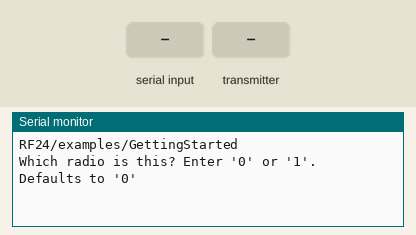
Simulated run of this sketch. Board: Arduino Uno, built with avr-gcc and run on an emulated ATmega328P. On the bench: the last lines printed to the serial monitor. Inputs (shaded band) come from the test bench. No radio packets arrive unless stated.

Above: at 1.0 s.
1.1 s: "90,45\n" received over Serial
At 1.5 s:
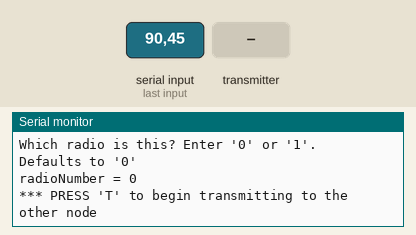
2.6 s: the transmitter starts sending payload = 0
At 2.67 s:
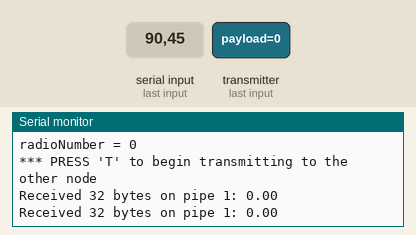
4.5 s: "T90\n" received over Serial
At 5.3 s:
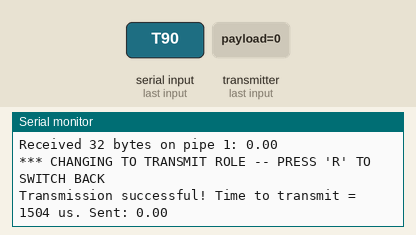
6.0 s: "R90\n" received over Serial
At 8.63 s:
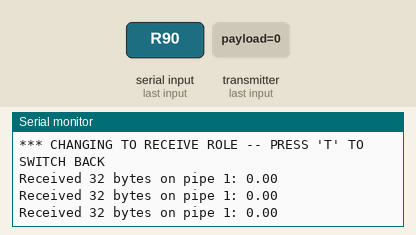
Timing chart, 0 to 10.0 s (numbered marks = the images above; inputs shaded):
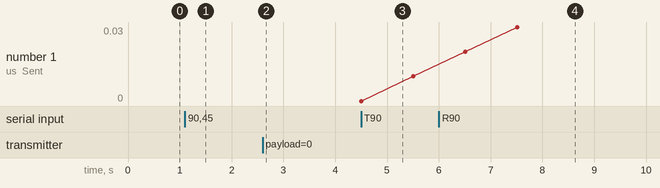

The sketch:

Mega2560_Receiver.ino
```cpp
// (licence header left out)
/**
 * A simple example of sending data from 1 nRF24L01 transceiver to another.
 *
 * This example was written to be used on 2 devices acting as "nodes".
 * Use the Serial Monitor to change each node's behavior.
 */
#include <SPI.h>
#include "printf.h"
#include "RF24.h"

#define CE_PIN 11
#define CSN_PIN 12
// instantiate an object for the nRF24L01 transceiver
RF24 radio(CE_PIN, CSN_PIN);

// Let these addresses be used for the pair
uint8_t address[][6] = { "1Node", "2Node" };
// It is very helpful to think of an address as a path instead of as
// an identifying device destination

// to use different addresses on a pair of radios, we need a variable to
// uniquely identify which address this radio will use to transmit
bool radioNumber = 1;  // 0 uses address[0] to transmit, 1 uses address[1] to transmit

// Used to control whether this node is sending or receiving
bool role = false;  // true = TX role, false = RX role

// For this example, we'll be using a payload containing
// a single float number that will be incremented
// on every successful transmission
float payload = 0.0;

void setup() {

  Serial.begin(115200);
  while (!Serial) {
    // some boards need to wait to ensure access to serial over USB
  }

  // initialize the transceiver on the SPI bus
  if (!radio.begin()) {
    Serial.println(F("radio hardware is not responding!!"));
    while (1) {}  // hold in infinite loop
  }

  // print example's introductory prompt
  Serial.println(F("RF24/examples/GettingStarted"));

  // To set the radioNumber via the Serial monitor on startup
  Serial.println(F("Which radio is this? Enter '0' or '1'. Defaults to '0'"));
  while (!Serial.available()) {
    // wait for user input
  }
  char input = Serial.parseInt();
  radioNumber = input == 1;
  Serial.print(F("radioNumber = "));
  Serial.println((int)radioNumber);

  // role variable is hardcoded to RX behavior, inform the user of this
  Serial.println(F("*** PRESS 'T' to begin transmitting to the other node"));

  // Set the PA Level low to try preventing power supply related problems
  // because these examples are likely run with nodes in close proximity to
  // each other.
  radio.setPALevel(RF24_PA_LOW);  // RF24_PA_MAX is default.

  // save on transmission time by setting the radio to only transmit the
  // number of bytes we need to transmit a float
  radio.setPayloadSize(sizeof(payload));  // float datatype occupies 4 bytes

  // set the TX address of the RX node into the TX pipe
  radio.openWritingPipe(address[radioNumber]);  // always uses pipe 0

  // set the RX address of the TX node into a RX pipe
  radio.openReadingPipe(1, address[!radioNumber]);  // using pipe 1

  // additional setup specific to the node's role
  if (role) {
    radio.stopListening();  // put radio in TX mode
  } else {
    radio.startListening();  // put radio in RX mode
  }

  // For debugging info
  // printf_begin();             // needed only once for printing details
  // radio.printDetails();       // (smaller) function that prints raw register values
  // radio.printPrettyDetails(); // (larger) function that prints human readable data

}  // setup

void loop() {

  if (role) {
    // This device is a TX node

    unsigned long start_timer = micros();                // start the timer
    bool report = radio.write(&payload, sizeof(float));  // transmit & save the report
    unsigned long end_timer = micros();                  // end the timer

    if (report) {
      Serial.print(F("Transmission successful! "));  // payload was delivered
      Serial.print(F("Time to transmit = "));
      Serial.print(end_timer - start_timer);  // print the timer result
      Serial.print(F(" us. Sent: "));
      Serial.println(payload);  // print payload sent
      payload += 0.01;          // increment float payload
    } else {
      Serial.println(F("Transmission failed or timed out"));  // payload was not delivered
    }

    // to make this example readable in the serial monitor
    delay(1000);  // slow transmissions down by 1 second

  } else {
    // This device is a RX node

    uint8_t pipe;
    if (radio.available(&pipe)) {              // is there a payload? get the pipe number that recieved it
      uint8_t bytes = radio.getPayloadSize();  // get the size of the payload
      radio.read(&payload, bytes);             // fetch payload from FIFO
      Serial.print(F("Received "));
      Serial.print(bytes);  // print the size of the payload
      Serial.print(F(" bytes on pipe "));
      Serial.print(pipe);  // print the pipe number
      Serial.print(F(": "));
      Serial.println(payload);  // print the payload's value
    }
  }  // role

  if (Serial.available()) {
    // change the role via the serial monitor

    char c = toupper(Serial.read());
    if (c == 'T' && !role) {
      // Become the TX node

      role = true;
      Serial.println(F("*** CHANGING TO TRANSMIT ROLE -- PRESS 'R' TO SWITCH BACK"));
      radio.stopListening();

    } else if (c == 'R' && role) {
      // Become the RX node

      role = false;
      Serial.println(F("*** CHANGING TO RECEIVE ROLE -- PRESS 'T' TO SWITCH BACK"));
      radio.startListening();
    }
  }

}  // loop
```

Measured:
- after the input at 1.1 s, the serial monitor: prints a new line at once (image 1)
- after the input at 2.6 s, the serial monitor: prints a new line at once (image 2)
- after the input at 4.5 s, the serial monitor: prints a new line at once (image 3)
- after the input at 6.0 s, the serial monitor: prints a new line after 2.5 s (image 4)
